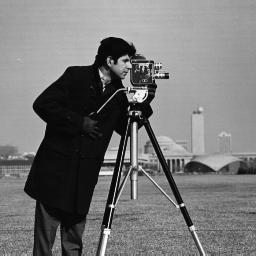
%> input picture Image Processing Project/cameraman.jpg, 256 x 256 px, given in place of cameraman.tif, which was not available
$ octave brightness.m   (GNU Octave 9; MATLAB toolbox functions it lacks are replaced by stand-ins)
%> lines starting %> are read from the running program, lines starting %| are printed output that depends on the picture; pictures that were not available may be replaced by others from this repository, and a replacement may not be noted

x=imread("cameraman.tif");
%> x is the input picture: size 256x256 uint8; min 0, max 255, mean 118.7
title('Original Image');
figure,imshow(x);
figure,imhist(x);

y=imadd(x,50);
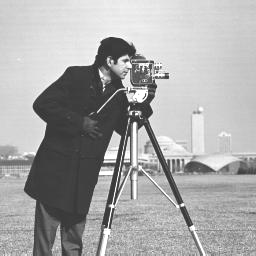
%> y: size 256x256 uint8; min 50, max 255, mean 168.5

title('Histogram equalization');
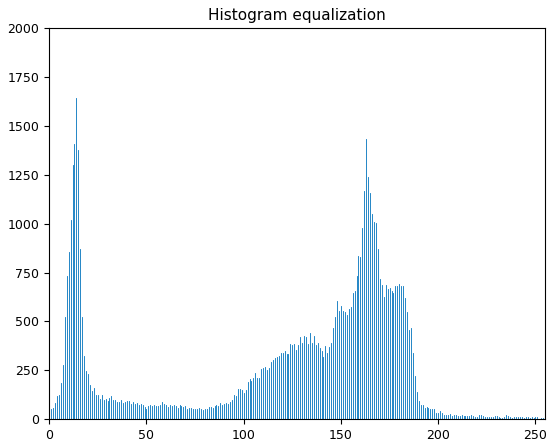
%> figure redrawn from the program's plot data; highest point at x = 14, y = 1644
figure,imshow(y);
figure,imhist(y);
%> after `imhist(y)`:
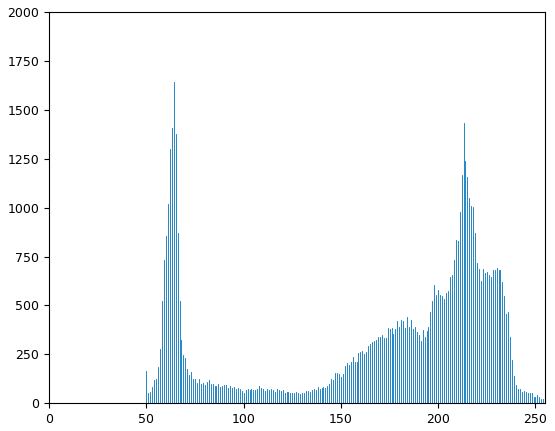
%> figure redrawn from the program's plot data; highest point at x = 64, y = 1644
